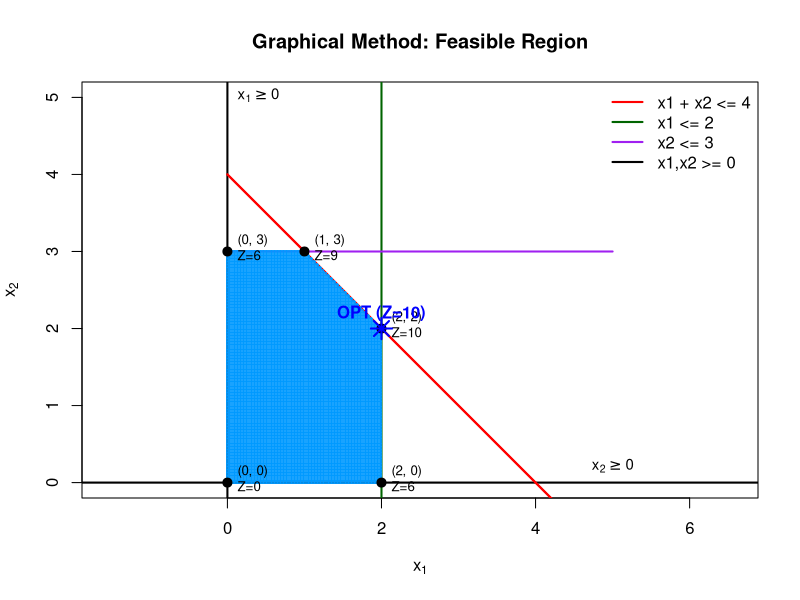

Here is the R script that generated this plot:
# ============================================================
# GRAPHICAL METHOD for Linear Programming (2 variables)
# Example: Maximize Z = 3x1 + 2x2
# Subject to:
#   (1) x1 + x2 <= 4
#   (2) x1 <= 2
#   (3) x2 <= 3
#   x1, x2 >= 0
# ============================================================

rm(list=ls())

# ---------------------------
# Step 1) Define coefficients
# ---------------------------
c1 <- 3
c2 <- 2

A <- rbind(
  c(1, 1),   # x1 + x2 <= 4
  c(1, 0),   # x1 <= 2
  c(0, 1)    # x2 <= 3
)
b <- c(4, 2, 3)

# ---------------------------
# Step 2) Make a grid to test feasibility
# ---------------------------
x1_seq <- seq(0, 5, by = 0.02)
x2_seq <- seq(0, 5, by = 0.02)

grid <- expand.grid(x1 = x1_seq, x2 = x2_seq)

is_feasible <- function(x1, x2, A, b){
  all(A %*% c(x1, x2) <= b + 1e-9)
}




grid$feasible <- apply(grid, 1, function(row){
  is_feasible(row[1], row[2], A, b)
})

feasible_pts <- subset(grid, feasible)

# ---------------------------
# Step 3) Plot constraints & feasible region
# ---------------------------
plot(NA, xlim=c(0,5), ylim=c(0,5),
     xlab=expression(x[1]), ylab=expression(x[2]),
     main="Graphical Method: Feasible Region",
     asp=1)

# >>> ADDITION 1: draw nonnegativity boundary lines x1>=0, x2>=0
abline(v = 0, lwd = 2, col = "black")  # x1 = 0
abline(h = 0, lwd = 2, col = "black")  # x2 = 0
text(0, 5, labels = expression(x[1] >= 0), pos = 4, cex = 0.9)
text(5, 0, labels = expression(x[2] >= 0), pos = 3, cex = 0.9)

# Draw constraint lines
colors <- c("red","darkgreen","purple")

x2_line <- (b[1] - A[1,1]*x1_seq)/A[1,2]
lines(x1_seq, x2_line, col="red", lwd=2)

for(i in 1:nrow(A)){
  a1 <- A[i,1]; a2 <- A[i,2]; bi <- b[i]
  
  if(a2 != 0){
    x2_line <- (bi - a1*x1_seq)/a2
    lines(x1_seq, x2_line, col=colors[i], lwd=2)
  } else {
    abline(v = bi/a1, col=colors[i], lwd=2)
  }
}

# Shade feasible region
points(feasible_pts$x1, feasible_pts$x2,
       pch=".", col=rgb(0,0.6,1,0.9), cex=2)

legend("topright",
       legend=c("x1 + x2 <= 4","x1 <= 2","x2 <= 3","x1,x2 >= 0"),
       col=c(colors,"black"), lwd=2, bty="n")

# ---------------------------
# Step 4) Find corner points (extreme points)
# ---------------------------
line_intersection <- function(a, b, c, d){
  M <- rbind(a, c)
  if(abs(det(M)) < 1e-12) return(NULL)
  solve(M, c(b, d))
}


candidates <- list()
k <- 1

pairs <- combn(1:nrow(A), 2)

for (p in 1:ncol(pairs)) {
  i <- pairs[1, p]
  j <- pairs[2, p]
  
  pt <- line_intersection(A[i,], b[i], A[j,], b[j])
  if (!is.null(pt)) {
    candidates[[k]] <- pt
    k <- k + 1
  }
}

# Add axis intersections
candidates[[k]] <- c(0,0); k <- k+1

for(i in 1:nrow(A)){
  a1 <- A[i,1]; a2 <- A[i,2]; bi <- b[i]
  if(a2 != 0){
    candidates[[k]] <- c(0, bi/a2); k <- k+1
  }
}

for(i in 1:nrow(A)){
  a1 <- A[i,1]; a2 <- A[i,2]; bi <- b[i]
  if(a1 != 0){
    candidates[[k]] <- c(bi/a1, 0); k <- k+1
  }
}

cand_mat <- do.call(rbind, candidates)
cand_df <- data.frame(x1=cand_mat[,1], x2=cand_mat[,2])

cand_df$feasible <- apply(cand_df, 1, function(row){
  row[1] >= -1e-9 && row[2] >= -1e-9 && is_feasible(row[1], row[2], A, b)
})
corners <- subset(cand_df, feasible)

corners <- unique(round(corners[,c("x1","x2")], 6))

# ---------------------------
# Step 5) Evaluate objective at corners
# ---------------------------
corners$Z <- c1*corners$x1 + c2*corners$x2
print(corners)

best_idx <- which.max(corners$Z)
best_pt <- corners[best_idx,]

cat("\nOptimal solution:\n")
print(best_pt)

# Plot corners
points(corners$x1, corners$x2, pch=19, cex=1.2)

# >>> ADDITION 2: show coordinates + Z value beside each corner
corner_labels <- paste0("(", corners$x1, ", ", corners$x2, ")\nZ=", corners$Z)
text(corners$x1, corners$x2,
     labels=corner_labels,
     pos=4, cex=0.8)

# Mark optimum
points(best_pt$x1, best_pt$x2, pch=8, cex=2, lwd=2, col="blue")
text(best_pt$x1, best_pt$x2,
     labels=paste0("OPT (Z=",best_pt$Z,")"),
     pos=3, col="blue", font=2)
